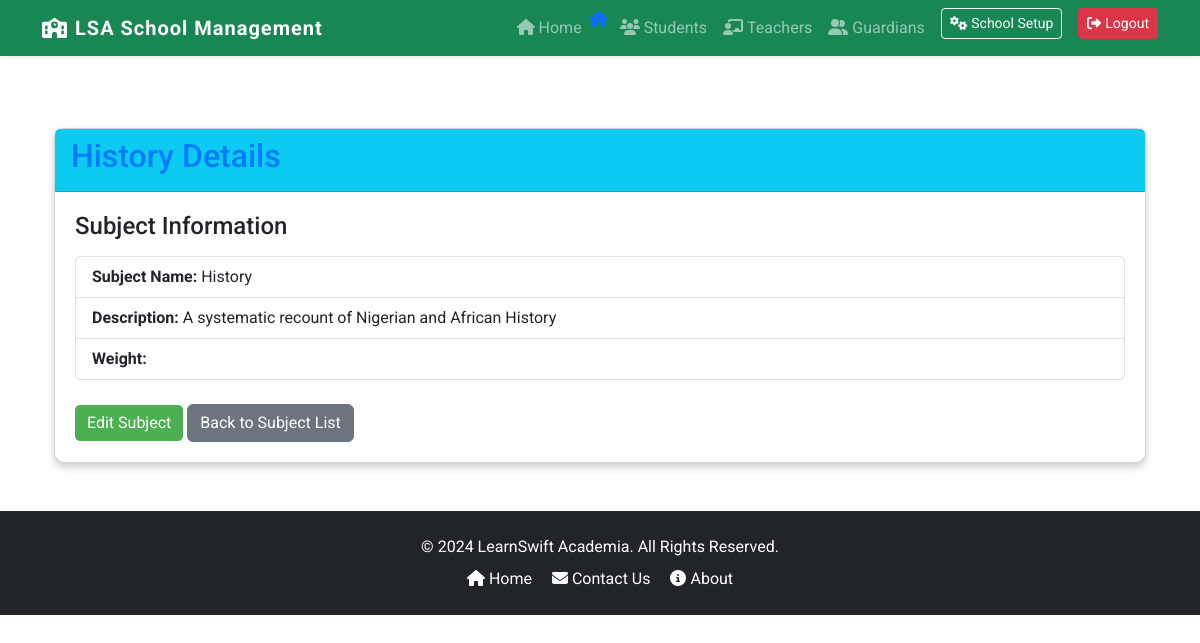
Screenshot of /subjects/10/ (signed in) with the database file from the repository.
### core/models.py (models this page shows, shortened)
class Subject(models.Model):
    name = models.CharField(max_length=50, unique=True)
    description = models.TextField()
    subject_weight = models.IntegerField(default=2)
    classes = models.ManyToManyField(Class, related_name='subjects_set', default=None)
    students = models.ManyToManyField('Student', related_name='subjects', default=None)

### core/views.py (the view)
# urls.py: path('subjects/<int:pk>/', SubjectDetailView.as_view(), name='subject_detail'),
class SubjectDetailView(AdminRequiredMixin, DetailView):
    template_name = 'subject/subject_detail.html'
    def get(self, request, pk):
        subject = get_object_or_404(Subject, pk=pk)
        return render(request, self.template_name, {'subject': subject})

### core/views.py (called while the page is built)
    def test_func(self):
        return self.request.user.is_superuser

### core/templates/subject/subject_detail.html
{% extends 'base.html' %}
{% block content %}
<div class="container mt-4">
    <div class="card">
        <div class="card-header bg-info text-white">
            <h2>{{ subject.name }} Details</h2>
        </div>
        <div class="card-body">
            <h5 class="card-title">Subject Information</h5>
            <ul class="list-group mb-3">
                <li class="list-group-item">
                    <strong>Subject Name: </strong> {{ subject.name }}
                </li>
                <li class="list-group-item">
                    <strong>Description: </strong>
                    {% if subject.description %}
                        {{ subject.description }}
                    {% else %}
                        <em>No description available</em>
                    {% endif %}
                </li>
                <li class="list-group-item">
                    <strong>Weight: </strong> {{ subject.weight }}
                </li>
            </ul>
            <div class="mt-4">
                <a href="{% url 'subject_update' subject.pk %}" class="btn btn-primary">Edit Subject</a>
                <a href="{% url 'subject_list' %}" class="btn btn-secondary">Back to Subject List</a>
            </div>
        </div>
    </div>
</div>
{% endblock %}

### core/static/css/custom.css (style rules this page uses)
:root { --bs-primary: #4e73df; --bs-secondary: #858796; --bs-success: #1cc88a; --bs-info: #36b9cc; --bs-warning: #f6c23e; --bs-danger: #e74a3b; --bs-light: #f8f9fc; --bs-dark: #5a5c69; --bs-font-sans-serif: 'Roboto', sans-serif; }
html, body { height: 100%; margin: 0; display: flex; flex-direction: column; }
body { font-family: 'Roboto', sans-serif; }
h1, h2, h3, h4, h5, h6 { color: #007bff; }
.card { box-shadow: 0 4px 8px 0 rgba(0, 0, 0, 0.2); transition: 0.3s; border-radius: 10px; }
.card-body { padding: 20px; }
.card-title { font-size: 1.5rem; margin-bottom: 15px; }
.btn-primary { background-color: #4CAF50; border: none; border-radius: 5px; }

### rows the page displays
Subject: name "History", description "A systematic recount of Nigerian and African History"
